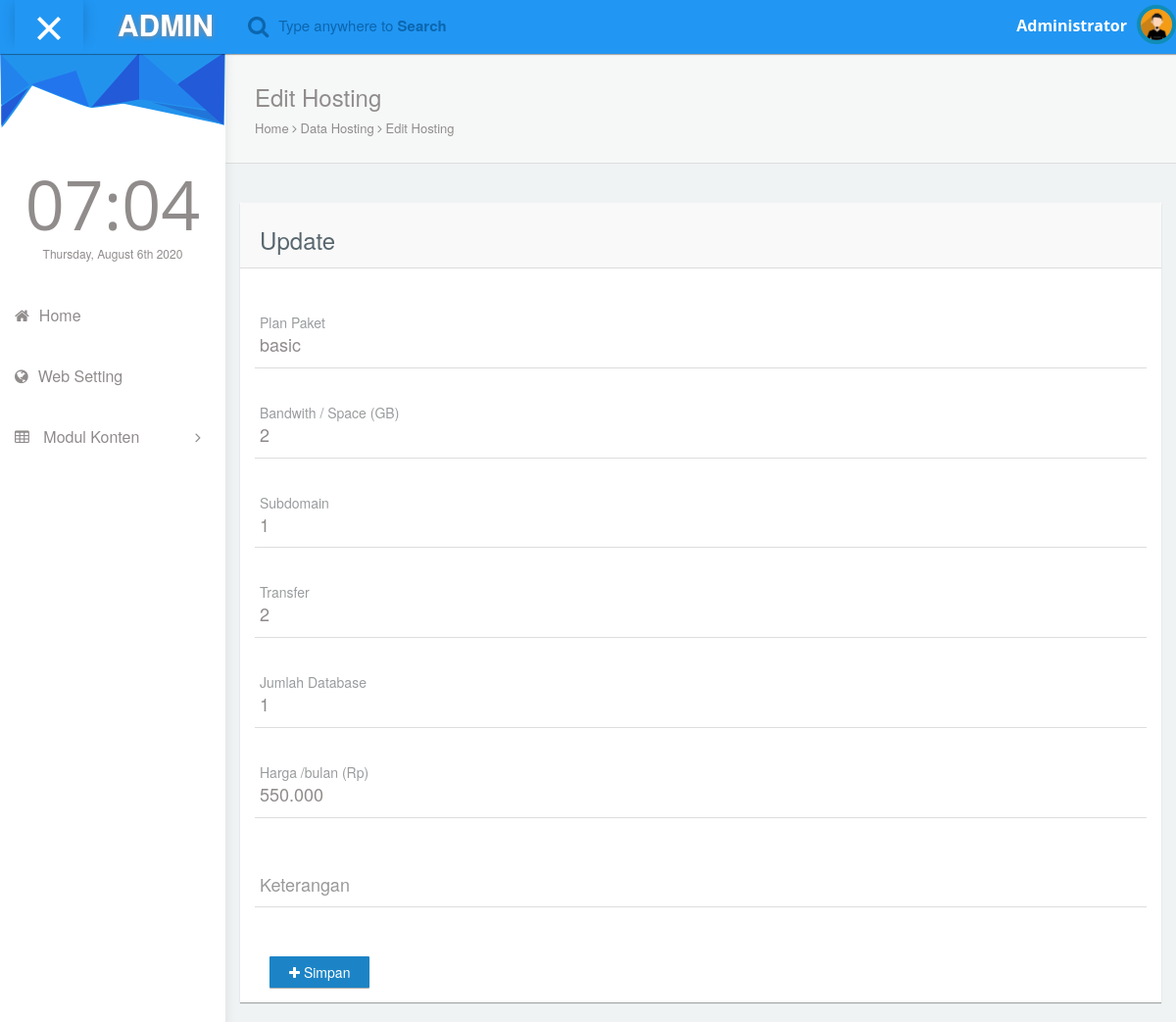
Screenshot of /admin/index.php?page=hosting-edit&id=1 (signed in) with the database file from the repository.
### tables this page shows
CREATE TABLE `tb_user` (
  `id_user` int(11) NOT NULL,
  `nama` varchar(225) NOT NULL,
  `username` varchar(225) NOT NULL,
  `password` varchar(225) NOT NULL,
  `level` char(1) NOT NULL,
  `foto` varchar(225) DEFAULT NULL
);

CREATE TABLE `tb_hosting` (
  `id_hosting` int(15) NOT NULL,
  `plan` varchar(225) DEFAULT NULL,
  `disk_space` int(4) DEFAULT NULL,
  `subdomain` char(25) DEFAULT NULL,
  `transfer` char(5) DEFAULT NULL,
  `db` int(2) DEFAULT NULL,
  `harga` varchar(150) DEFAULT NULL,
  `ktr` varchar(100) DEFAULT NULL
);

### system/crud.php (called while the page is built, shortened)
<?php
class CRUD extends database
{
    protected $db;
    function __construct()
    {
        $database = $this->DB();
        $this->db = $database;
    }
    public function show_login()
    {
      $id = $_SESSION['id_user'];
      $sql = "SELECT *FROM tb_user WHERE id_user='$id'";
        $show = $this->db->query($sql);
        return $show;
    }
    public function detail_host($id)
    {
        $sql = "SELECT *FROM tb_hosting WHERE id_hosting='$id'";
        $show = $this->db->query($sql);
        return $show;
    }
}
$rm = new CRUD();
?>

### admin/pages/hosting_edit.php (the view, shortened to what this page needs)
<?php
$detail = $rm->detail_host($_GET['id']);
$edit = $detail->fetch(PDO::FETCH_OBJ);
?>
            <div id="content">
               <div class="panel box-shadow-none content-header">
                  <div class="panel-body">
                    <div class="col-md-12">
                        <h3 class="animated fadeInLeft">Edit Hosting</h3>
                        <p class="animated fadeInDown">
                          Home <span class="fa-angle-right fa"></span> Data Hosting <span class="fa-angle-right fa"></span> Edit Hosting
                        </p>
                    </div>
                  </div>
              </div>
              <div class="col-md-12 top-20 padding-0">
                <div class="col-md-12">
                  <div class="panel">
                    <div class="panel-heading"><h3>Update</h3></div>
                    <div class="panel-body">
                      <form method="POST">
                        <div class="form-group form-animate-text" style="margin-top:40px !important;">
                          <input type="text" class="form-text" required="" name="plan" value="<?php echo $edit->plan;?>">
                          <label>Plan Paket</label>
                        </div>
                        <div class="form-group form-animate-text" style="margin-top:40px !important;">
                          <input type="text" class="form-text" required="" name="disk" value="<?php echo $edit->disk_space;?>">
                          <label>Bandwith / Space (GB)</label>
                        </div>
                        <div class="form-group form-animate-text" style="margin-top:40px !important;">
                          <input type="text" class="form-text" required="" name="sub" value="<?php echo $edit->subdomain;?>">
                          <label>Subdomain</label>
                        </div>
                        <div class="form-group form-animate-text" style="margin-top:40px !important;">
                          <input type="text" class="form-text" required="" name="transfer" value="<?php echo $edit->transfer;?>">
                          <label>Transfer</label>
                        </div>
                        <div class="form-group form-animate-text" style="margin-top:40px !important;">
                          <input type="text" class="form-text" required="" name="db" value="<?php echo $edit->db;?>">
                          <label>Jumlah Database</label>
                        </div>
                        <div class="form-group form-animate-text" style="margin-top:40px !important;">
                          <input type="text" class="form-text" required="" name="harga" value="<?php echo $edit->harga;?>">
                          <label>Harga /bulan  (Rp)</label>
                        </div>
                        <div class="form-group form-animate-text" style="margin-top:40px !important;">
                          <input type="text" class="form-text" required="" name="ket" value="<?php echo $edit->ktr;?>">
                          <label>Keterangan</label>
                        </div>
                        <div class="col-md-6" style="margin-top:5px;">
                          <button type="submit" class="btn btn-primary" name="submit"><i class="fa fa-plus"></i> Simpan</button>
                        </div>
                      </form>
                    </div>
                  </div>
                </div>
              </div>
            </div>

### admin/header.php (shortened to what this page needs)
<nav class="navbar navbar-default header navbar-fixed-top">
          <div class="col-md-12 nav-wrapper">
            <div class="navbar-header" style="width:100%;">
              <div class="opener-left-menu is-open">
                <span class="bottom"></span>
              </div>
                <a href="index.html" class="navbar-brand">
                 <b>ADMIN</b>
                </a>
              <ul class="nav navbar-nav search-nav">
                <li>
                   <div class="search">
                    <span class="fa fa-search icon-search" style="font-size:23px;"></span>
                    <div class="form-group form-animate-text">
                      <input type="text" class="form-text" required>
                      <label class="label-search">Type anywhere to <b>Search</b> </label>
                    </div>
                  </div>
                </li>
              </ul>
              <ul class="nav navbar-nav navbar-right user-nav">
                <li class="user-name"><span><?php echo $aa->nama; ?></span></li>
                  <li class="dropdown avatar-dropdown">
                   <img src="../assets/upload/<?php echo $aa->foto; ?> " class="img-circle avatar" alt="user name" data-toggle="dropdown" aria-haspopup="true" aria-expanded="true"/>
                </li>
              </ul>
            </div>
          </div>
        </nav>

### rows the page displays
tb_user: nama "Administrator", foto (picture)
tb_hosting: plan "basic", disk "2", sub "1", transfer "2", db "1", harga "550.000"
